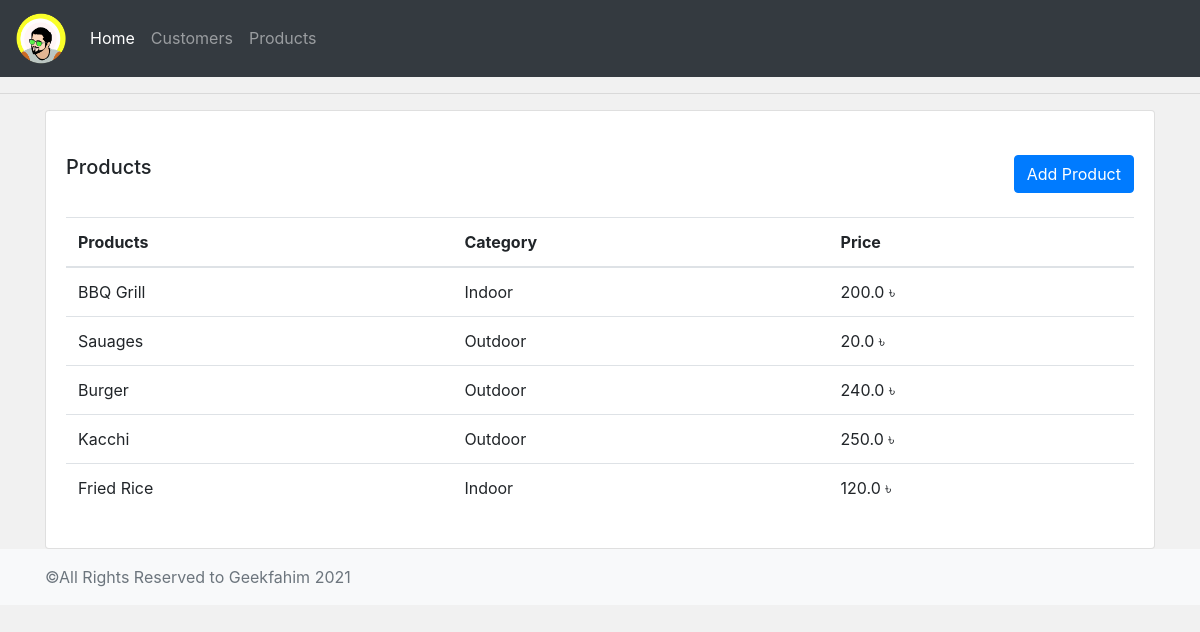
Screenshot of /products/ with the database file from the repository.
### accounts/models.py (models this page shows, shortened)
class Product(models.Model):
    CATEGORY = (
        ('Indoor','Indoor'),
        ('Outdoor','Outdoor')
    )
    name = models.CharField(max_length=200, null=True)
    price = models.FloatField(null=True)
    category = models.CharField(max_length=200, null=True,choices=CATEGORY)
    description = models.CharField(max_length=200, null=True, blank=True)
    date_created = models.DateTimeField(auto_now_add=True,null=True)
    tag = models.ManyToManyField(Tag)

### accounts/views.py (the view)
# urls.py: path('products/',views.products,name='products'),
def products(request):
    products = Product.objects.all()
    return render(request,"accounts/product.html",{'products':products})

### accounts/templates/accounts/product.html (shortened to what this page needs)
{% extends 'accounts/main.html' %}
{% block content%}
<div class="container">
    <div class="row">
        <div class="col-md">
            <div class="card">
                <div class="card-body">
                    <div class="d-flex justify-content-between my-4">
                        <h5 class="card-title">Products</h5>
                        <a href="{%url 'create_product'  %}" class="btn btn-primary">Add Product</a>
                    </div>
                    <table class="table">
                        <thead>
                            <tr>
                                <th>Products</th>
                                <th>Category</th>
                                <th>Price</th>
                            </tr>
                        </thead>
                        <tbody>
                            {% for i in products%}
                            <tr>
                                <td>{{i.name}}</td>
                                <td>{{i.category}}</td>
                                <td>{{i.price}} ৳ </td>
                            </tr>
                            {%endfor%}
                        </tbody>
                    </table>
                </div>
            </div>
        </div>
    </div>
</div>
{%endblock%}

### accounts/static/css/main.css (style rules this page uses)
body { background-color:#f1f1f1; }

### rows the page displays
Product: name "BBQ Grill", category "Indoor", price "200.0"
Product: name "Sauages", category "Outdoor", price "20.0"
Product: name "Burger", category "Outdoor", price "240.0"
Product: name "Kacchi", category "Outdoor", price "250.0"
Product: name "Fried Rice", category "Indoor", price "120.0"
